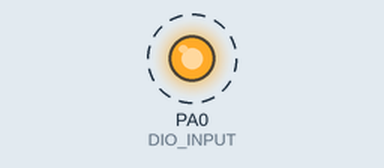
A program run on a simulated ATmega32, built with avr-gcc and emulated at 8 MHz. Parts: output pins drawn as LEDs (lit = HIGH). Dashed ring = blinking.

Above: at 0.05 s.
Timing chart, 0 to 3.0 s (numbered marks = the images above):
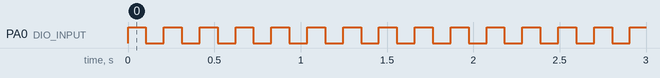

The program:

main.c
```c
/*
 * main.
 *
 *  Created on: sept, 2023
 *      Author: r0wan
 */
#define F_CPU 8000000UL
#include"STD_TYPES.h"
#include"BIT_MATH.h"
#include"DIO.h"
#include <avr/io.h>
#include <util/delay.h>
void main (void)
{
	DIO_SetPinDirection(DIO_PORTA,DIO_PIN0,DIO_OUTPUT);
	while(1)
	{
		DIO_SetPinValue(DIO_PORTA,DIO_PIN0,DIO_HIGH);
		_delay_ms(100);
		DIO_SetPinValue(DIO_PORTA,DIO_PIN0,DIO_LOW);
		_delay_ms(100);
	}
}
```

BIT_MATH.h
```c
#ifndef BIT_MATH_H_
#define BIT_MATH_H_

#define SET_BIT(var,bit)  var |=(1<<bit)
#define CLR_BIT(var,bit)  var &=~(1<<bit)
#define TOG_BIT(var,bit)  var ^= (1<<bit)
#define GET_BIT(var,bit) ((var>>bit) & 1)


#endif
```

DIO.c
```c
#include"STD_TYPES.h"
#include"BIT_MATH.h"
#include"DIO.h"
#include <avr/io.h>
#include <util/delay.h>

void DIO_SetPinDirection(u8 u8PortIDcopy,u8 u8PinIDcopy,u8 u8PinDircopy){
	if((u8PortIDcopy<=DIO_PORTD)&& (u8PinIDcopy<=DIO_PIN7)){
		if(u8PinDircopy==DIO_OUTPUT){
					switch(u8PortIDcopy)
					{
					case DIO_PORTA:SET_BIT(DDRA,u8PinIDcopy);break;
					case DIO_PORTB:SET_BIT(DDRB,u8PinIDcopy);break;
					case DIO_PORTC:SET_BIT(DDRC,u8PinIDcopy);break;
					case DIO_PORTD:SET_BIT(DDRD,u8PinIDcopy);break;
					}
				}
				else if (u8PinDircopy==DIO_INPUT){
					switch(u8PortIDcopy)
					{
					case DIO_PORTA:CLR_BIT(DDRA,u8PinIDcopy);break;
					case DIO_PORTB:CLR_BIT(DDRB,u8PinIDcopy);break;
					case DIO_PORTC:CLR_BIT(DDRC,u8PinIDcopy);break;
					case DIO_PORTD:CLR_BIT(DDRD,u8PinIDcopy);break;
				}
			}
				else{}}}


void DIO_SetPortDirection(u8 u8PortIDcopy,u8 u8PortDircopy){

			switch(u8PortIDcopy)
						{
					case DIO_PORTA:DDRA=u8PortDircopy;break;
					case DIO_PORTB:DDRB=u8PortDircopy;break;
					case DIO_PORTC:DDRC=u8PortDircopy;break;
					case DIO_PORTD:DDRD=u8PortDircopy;break;
						}
					}

void DIO_SetPinValue(u8 u8PortIDcopy,u8 u8PinIDcopy,u8 u8PinValuecopy){
	if((u8PortIDcopy<=DIO_PORTD)&& (u8PinIDcopy<=DIO_PIN7)){
			if(u8PinValuecopy==DIO_HIGH){
				switch(u8PortIDcopy)
									{
						case DIO_PORTA:SET_BIT(PORTA,u8PinIDcopy);break;
						case DIO_PORTB:SET_BIT(PORTB,u8PinIDcopy);break;
						case DIO_PORTC:SET_BIT(PORTC,u8PinIDcopy);break;
						case DIO_PORTD:SET_BIT(PORTD,u8PinIDcopy);break;
									}
							}
	else if (u8PinValuecopy==DIO_LOW){
						switch(u8PortIDcopy)
						{
						case DIO_PORTA:CLR_BIT(PORTA,u8PinIDcopy);break;
						case DIO_PORTB:CLR_BIT(PORTB,u8PinIDcopy);break;
						case DIO_PORTC:CLR_BIT(PORTC,u8PinIDcopy);break;
						case DIO_PORTD:CLR_BIT(PORTD,u8PinIDcopy);break;
					}
				}}
					else{}
	}
void DIO_SetPortValue(u8 u8PortIDcopy,u8 u8PortValuecopy){

			switch(u8PortIDcopy)
							{
							case DIO_PORTA:PORTA=u8PortValuecopy;break;
							case DIO_PORTB:PORTB=u8PortValuecopy;break;
							case DIO_PORTC:PORTC=u8PortValuecopy;break;
							case DIO_PORTD:PORTD=u8PortValuecopy;break;
							}
						}

u8 DIO_GetPinValue(u8 u8PortIDcopy,u8 u8PinIDcopy){
	u8 u8ResultLocal;
	if((u8PortIDcopy<=DIO_PORTD)&& (u8PinIDcopy<=DIO_PIN7)){
					switch(u8PortIDcopy)
					{
					case DIO_PORTA:u8ResultLocal=GET_BIT(PINA,u8PinIDcopy);break;
					case DIO_PORTB:u8ResultLocal=GET_BIT(PINB,u8PinIDcopy);break;
					case DIO_PORTC:u8ResultLocal=GET_BIT(PINC,u8PinIDcopy);break;
					case DIO_PORTD:u8ResultLocal=GET_BIT(PIND,u8PinIDcopy);break;
					}
	}
					else{}
	return u8ResultLocal;
}
```

DIO.h
```c
#ifndef DIO_H_
#define DIO_H_


#define DIO_PORTA 0
#define DIO_PORTB 1
#define DIO_PORTC 2
#define DIO_PORTD 3

#define DIO_PIN0 0
#define DIO_PIN1 1
#define DIO_PIN2 2
#define DIO_PIN3 3
#define DIO_PIN4 4
#define DIO_PIN5 5
#define DIO_PIN6 6
#define DIO_PIN7 7

#define DIO_INPUT 0
#define DIO_OUTPUT 1

#define DIO_HIGH 1
#define DIO_LOW 0

#define DIO_PORT_INPUT   0
#define DIO_PORT_OUTPUT  0xff

#define DIO_PIN_HIGH  1
#define DIO_PIN_LOW  0

#define DIO_PORT_HIGH  0xff
#define DIO_PORT_LOW  0

void DIO_SetPortDirection(u8 u8PortIdCopy, u8 u8PortDirCopy);
//set pin direction
void DIO_SetPinDirection(u8 u8PortIdCopy,u8 u8PinIdCopy, u8 u8PinDirCopy);
//set port value
void DIO_SetPortValue(u8 u8PortIdCopy, u8 u8PortValCopy);
//set pin value
void DIO_SetPinValue(u8 u8PortIdCopy,u8 u8PinIdCopy, u8 u8PinValCopy);
//get pin value
u8 DIO_GetPinValue(u8 u8PortIdCopy,u8 u8PinIdCopy);

#endif /* DIO_H_ */
```

STD_TYPES.h
```c
#ifndef STD_TYPES_H_
#define STD_TYPES_H_

/*Types For unsigned Data [1 Byte : 4 Bytes]*/
typedef unsigned char        u8  ;
typedef unsigned short int   u16 ;
typedef unsigned long  int   u32 ;

/*Types For signed Data [1 Byte : 4 Bytes]*/
typedef signed char        s8  ;
typedef signed short int   s16 ;
typedef signed long  int   s32 ;

/*Types For Float Data [4 Byte : 8 Bytes]*/
typedef float              f32 ;
typedef double             f64 ;

#endif
```

Measured:
- by itself, PA0 (DIO_INPUT): alternates HIGH for 0.10 s and LOW for 0.10 s
